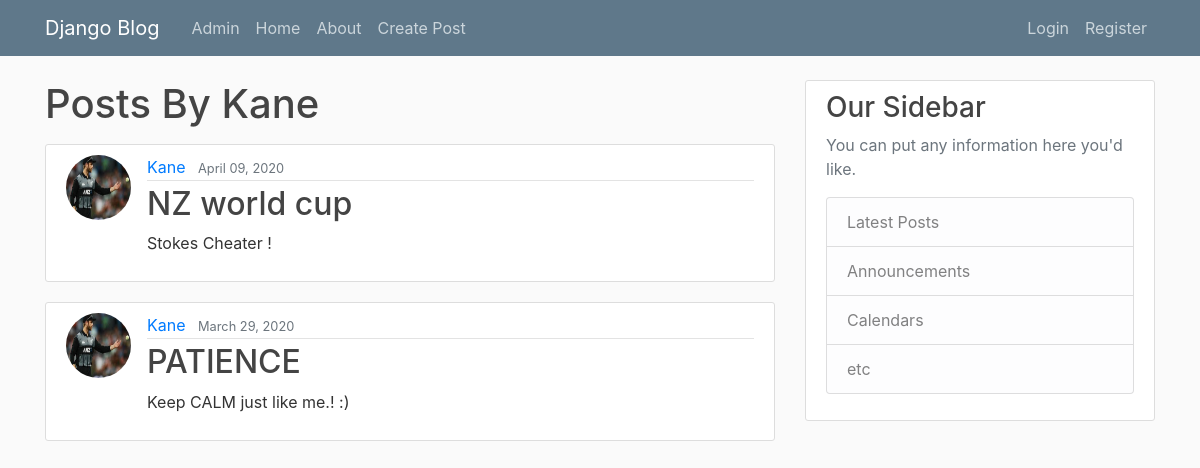
Screenshot of /blog/user/Kane with the database file from the repository.
### blog/models.py (models this page shows, shortened)
class Post(models.Model):
    title = models.CharField(max_length=100)
    content= models.TextField()
    date_posted = models.DateTimeField(default=timezone.now)   #auto_now_add=True but this limits us from updating value ofthis date_posted
    author = models.ForeignKey(User,on_delete=models.CASCADE)  #If user is deleted then this post will be deleted as well

### users/models.py (models this page shows, shortened)
class profile(models.Model):
    user=models.OneToOneField(User,on_delete=models.CASCADE)
    image=models.ImageField(default='default.jpg',upload_to="profile_pics")

### blog/views.py (the view)
# urls.py: path('user/<str:username>', views.user_post_list_view.as_view(),name="user-posts"),
class user_post_list_view(ListView):
    model=models.Post
    template_name="blog/user_post.html" #app/model_viewtype.html
    context_object_name='posts'
    ordering=['-date_posted']
    paginate_by=2
    def get_queryset(self):
        user=get_object_or_404(User,username=self.kwargs.get('username'))
        return models.Post.objects.filter(author=user).order_by("-date_posted")

### blog/templates/blog/user_post.html (shortened to what this page needs)
{% extends "blog/base.html" %}
{% block content %}
    <h1 class="mb-3">Posts By {{ view.kwargs.username }}</h1>
    {% for post in posts %}
        <article class="media content-section">
          <img class="rounded-circle article-img" src="{{post.author.profile.image.url}}">
            <div class="media-body">
              <div class="article-metadata">
                <a class="mr-2" href="{% url 'user-posts' post.author.username %}">{{ post.author }}</a>
                <small class="text-muted">{{ post.date_posted|date:"F d, Y" }}</small>
              </div>
              <h2><a class="article-title" href="{% url 'post-detail' post.id %}">{{ post.title }}</a></h2>
              <p class="article-content">{{ post.content }}</p>
            </div>
          </article>
    {% endfor %}
{% endblock content %}

### blog/static/blog/main.css (style rules this page uses)
body { background: #fafafa; color: #333333; margin-top: 5rem; }
h1, h2, h3, h4, h5, h6 { color: #444444; }
.content-section { background: #ffffff; padding: 10px 20px; border: 1px solid #dddddd; border-radius: 3px; margin-bottom: 20px; }
.article-title { color: #444444; }
.article-content { white-space: pre-line; }
.article-img { height: 65px; width: 65px; margin-right: 16px; }
.article-metadata { padding-bottom: 1px; margin-bottom: 4px; border-bottom: 1px solid #e3e3e3 }

### rows the page displays
Post: author.profile.image (picture), author "Kane", date_posted "April 09, 2020", title "NZ world cup", content "Stokes Cheater !"
Post: author.profile.image (picture), author "Kane", date_posted "March 29, 2020", title "PATIENCE", content "Keep CALM just like me.! :)"

### other values shown
{{ view.kwargs.username }} "Kane"
